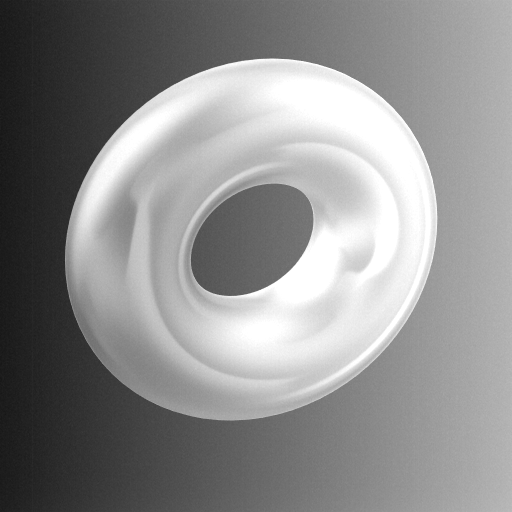
#> input picture Obrazy/zestaw 3/torus.png, 512 x 512 px
$ python zad15.py
#> lines starting #> are read from the running program, lines starting #| are printed output that depends on the picture; long printed decimals are rounded
import cv2
import numpy as np
import matplotlib.pyplot as plt

obraz = cv2.imread('torus.png', cv2.IMREAD_GRAYSCALE)
#> obraz is the input picture: shape (512, 512); min 22, max 255, mean 141.1
dark = cv2.imread('Dark_Frame.png', cv2.IMREAD_GRAYSCALE)
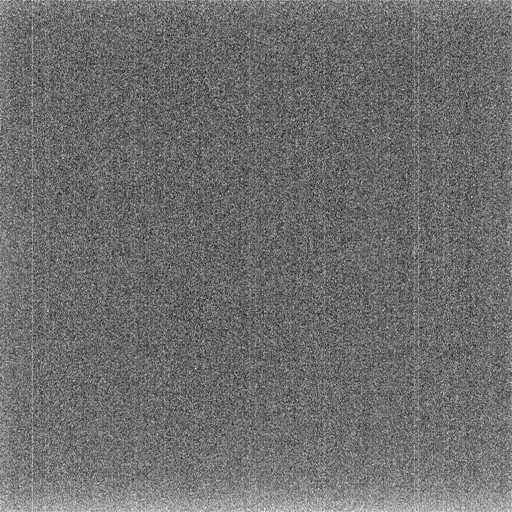
#> input picture Obrazy/zestaw 3/Dark_Frame.png, 512 x 512 px
#> dark is the input picture: shape (512, 512); min 17, max 37, mean 25.6
flat = cv2.imread('Flat_Frame.png', cv2.IMREAD_GRAYSCALE)
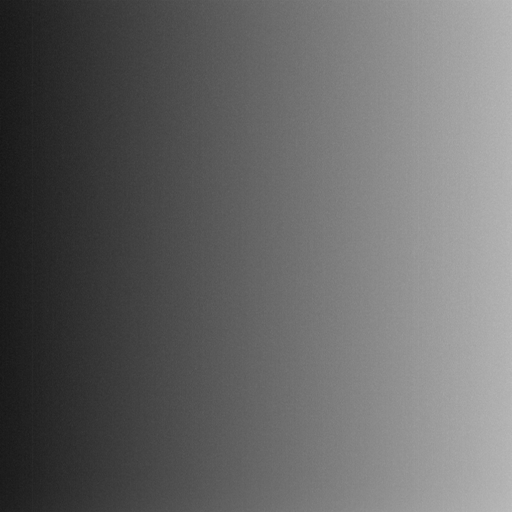
#> input picture Obrazy/zestaw 3/Flat_Frame.png, 512 x 512 px
#> flat is the input picture: shape (512, 512); min 22, max 188, mean 102.1

def flat_field_korekt(obraz, dark, flat):
    obraz = obraz.astype(np.float32)
    dark = dark.astype(np.float32)
    flat = flat.astype(np.float32)

    srednia = np.mean(flat - dark)
#> srednia = 76.5

    small = 1e-10
    korekta = ((obraz - dark) * (srednia)) / (flat - dark + small) #dzielilo przez 0 :(
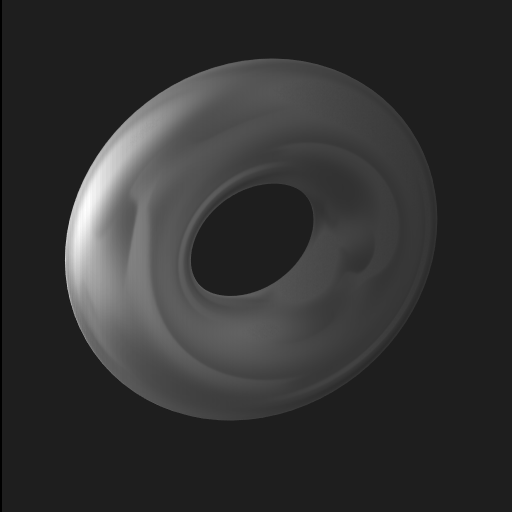
#> korekta: shape (512, 512) float32; min 0, max 633.4, mean 125.6; drawn with min black and max white
    korekta = np.clip(korekta, 0, 255).astype(np.uint8)
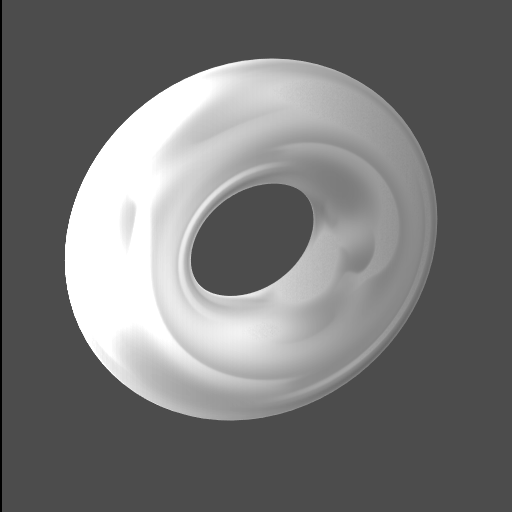
#> korekta: shape (512, 512); min 0, max 255, mean 117.8

    return korekta

def kontrast(obraz):
    obraz = obraz.astype(np.float32)
    srednia = np.mean(obraz)
#> srednia = 117.8
    odchylenie = np.std(obraz)
#> odchylenie = 61.95
    if odchylenie < 1e-10:
        odchylenie = 1e-10

    obraz_norm = (obraz - srednia) / odchylenie

    return obraz_norm

obraz_korekta = flat_field_korekt(obraz, dark, flat)

cv2.imwrite('torus_korekta.png', obraz_korekta)
obraz_kontrast = kontrast(obraz_korekta)


np.save('torus_korekta_kontrast.npy', obraz_kontrast)

mean_before = np.mean(obraz_korekta)
#> mean_before = 117.8
std_before = np.std(obraz_korekta)
#> std_before = 61.95


# Obliczenie statystyk po normalizacji kontrastu
mean_after = np.mean(obraz_kontrast)
#> mean_after = -4.84e-08
std_after = np.std(obraz_kontrast)
#> std_after = 1

# Wyświetlenie statystyk
print(f'Przed normalizacją kontrastu:')
print(f'Średnia: {mean_before:.6f}')
#| Średnia: 117.764
print(f'Odchylenie standardowe: {std_before:.6f}')
#| Odchylenie standardowe: 61.953

print(f'\nPo normalizacji kontrastu:')
print(f'Średnia: {mean_after:.6f}')
#| Średnia: -0
print(f'Odchylenie standardowe: {std_after:.6f}')
#| Odchylenie standardowe: 1.000


data = np.load('torus_korekta_kontrast.npy')
plt.imshow(data, cmap='gray')
plt.axis('off')
plt.hist(data.flatten(), bins=256, color='blue', alpha=0.7)
plt.title('Histogram obrazu po normalizacji kontrastu')
plt.xlabel('Wartość piksela')
plt.ylabel('Liczba pikseli')
plt.savefig('histogram_kontrast.png')
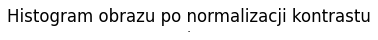
#> figure drawn by matplotlib, 1 panel
